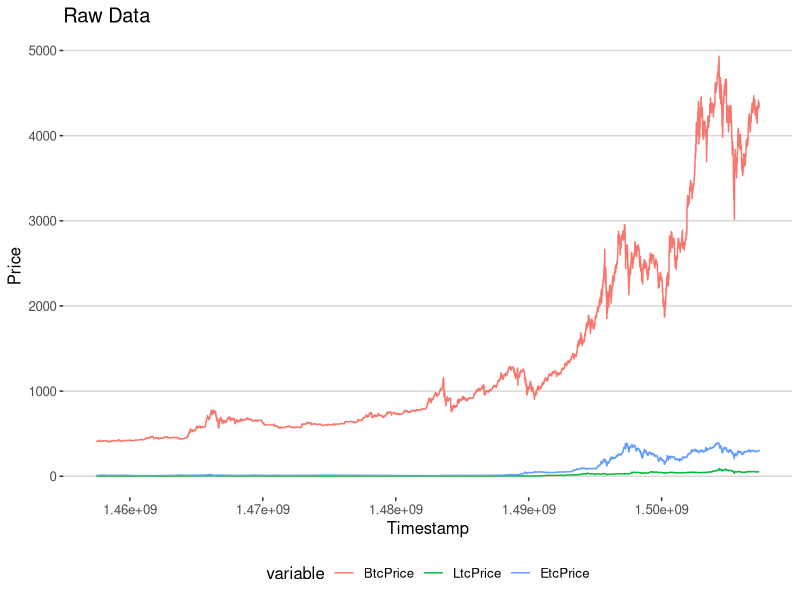
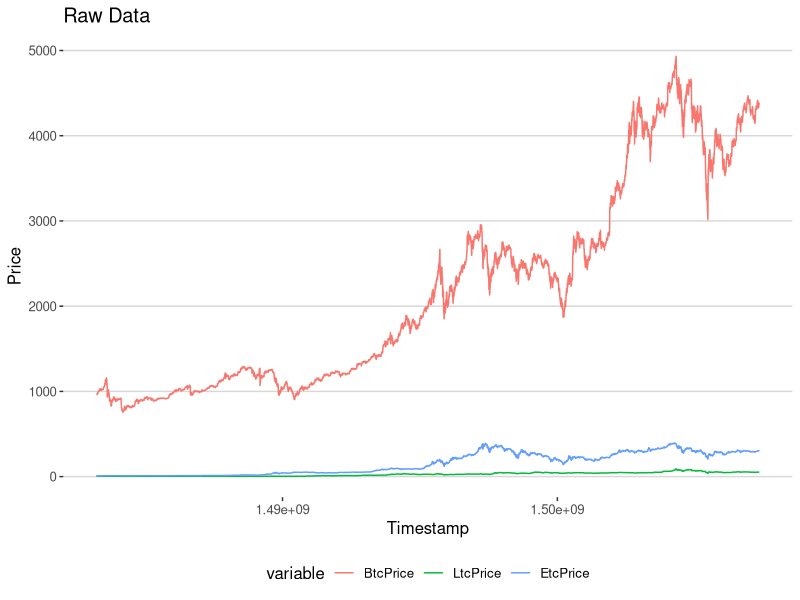
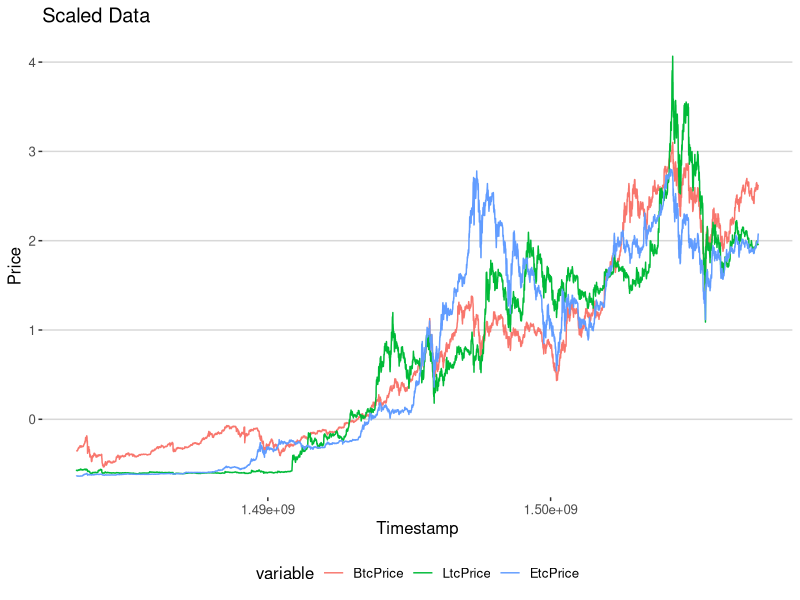
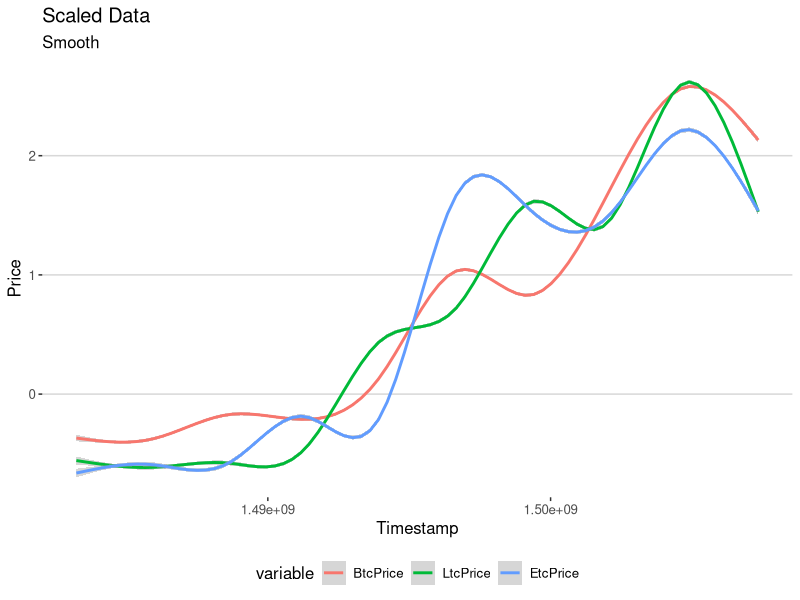
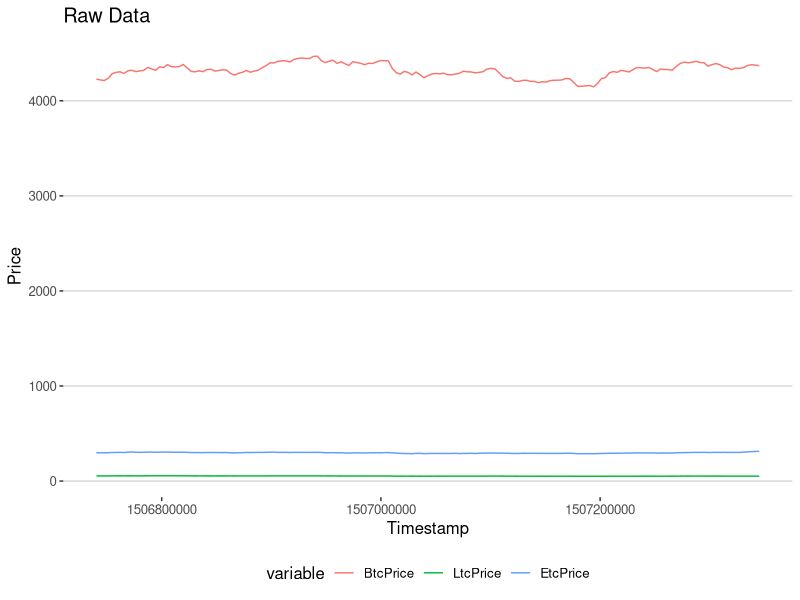
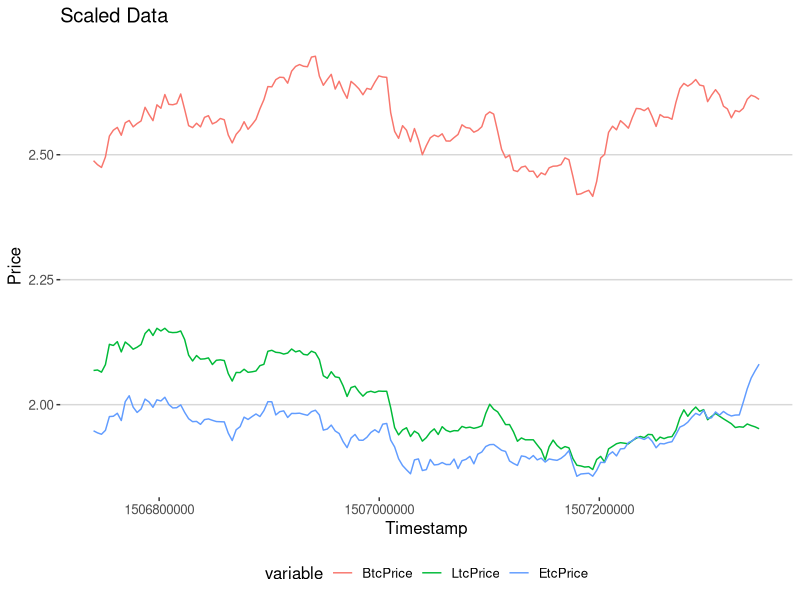
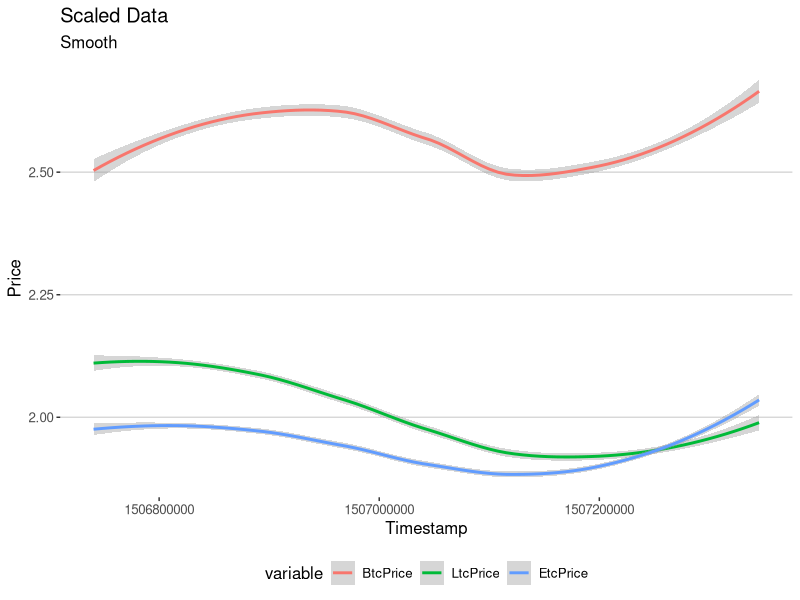
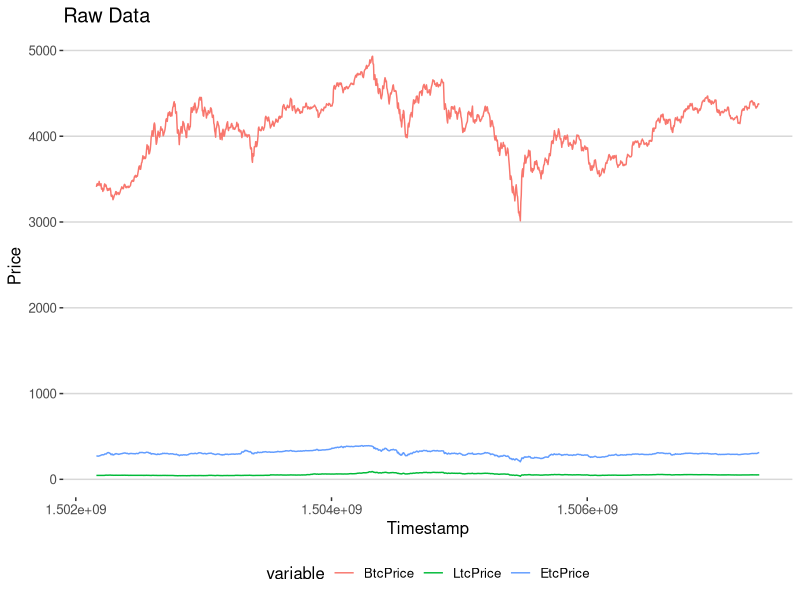

Source code (R) for these figures, in order:
# install.packages('ggthemes', dependencies = TRUE)

library(data.table)
library(ggplot2)
library(grid)
library(gridExtra)
library(quantmod)
library("ggthemes")

bitcoin <- fread("HourlyData/vwapHourlyBTCUSD.csv")
bitcoin$Date <- NULL
bitcoin$Volume <- NULL
names(bitcoin) <- c("Timestamp", "BtcPrice")

litecoin <- fread("HourlyData/vwapHourlyLTCUSD.csv")
litecoin$Date <- NULL
litecoin$Volume <- NULL
names(litecoin) <- c("Timestamp", "LtcPrice")

ethereum <- fread("HourlyData/vwapHourlyETHUSD.csv")
ethereum$Date <- NULL
ethereum$Volume <- NULL
names(ethereum) <- c("Timestamp", "EtcPrice")

coinsPre1 <- merge(bitcoin, litecoin, by= "Timestamp")
coinsPre2 <- merge(coinsPre1, ethereum, by= "Timestamp")
coins <- melt(coinsPre2, id="Timestamp")
coins[, ScaledPrice := scale(value), by = variable]
rm(coinsPre1, coinsPre2)

plot.my.biz1 <-  function(data){
  print(ggplot(data, aes(Timestamp, value, colour=variable)) +
          geom_line() +
          labs(title = "Raw Data", y = "Price") +
          theme_hc())
  
}
plot.my.biz2 <-  function(data){
  print(ggplot(data, aes(Timestamp, ScaledPrice, colour=variable)) +
          geom_line() +
          labs(title = "Scaled Data", y = "Price") +
          theme_hc())
}
plot.my.biz3 <-  function(data){  
  print(ggplot(data, aes(Timestamp, ScaledPrice, colour=variable)) +
          geom_smooth() +
          labs(title = "Scaled Data", subtitle = "Smooth", y = "Price") +
          theme_hc())
}

coins2017 <- subset(coins, Timestamp >= 1483228800)
coins2017 <- coins2017[, Scaled := scale(value), by = variable]

plot.my.biz1(coins)

plot.my.biz1(coins2017)
plot.my.biz2(coins2017)
plot.my.biz3(coins2017)

lastTrade <- max(coins$Timestamp)
lastTradeWeek <- lastTrade - 604800
lastTrade60 <- lastTrade - 5184000
lastTrade180 <- lastTrade - 15552000
first2017Trade <- 1483228800
first60d2017 <- 1483228800 + 5184000
first90d2017 <- 1483228800 + 7776000
first180d2017 <- 1483228800 + 15552000

plot.my.biz1(coins[Timestamp >= lastTradeWeek])
plot.my.biz2(coins[Timestamp >= lastTradeWeek])
plot.my.biz3(coins[Timestamp >= lastTradeWeek])
  
plot.my.biz1(coins[Timestamp >= lastTrade60])
plot.my.biz2(coins[Timestamp >= lastTrade60])
plot.my.biz3(coins[Timestamp >= lastTrade60])

plot.my.biz1(coins[Timestamp >= lastTrade180])
plot.my.biz2(coins[Timestamp >= lastTrade180])
plot.my.biz3(coins[Timestamp >= lastTrade180])

plot.my.biz1(coins[Timestamp >= first2017Trade & Timestamp <= first60d2017])
plot.my.biz2(coins[Timestamp >= first2017Trade & Timestamp <= first60d2017])
plot.my.biz3(coins[Timestamp >= first2017Trade & Timestamp <= first60d2017])

plot.my.biz1(coins[Timestamp >= first2017Trade & Timestamp <= first90d2017])
plot.my.biz2(coins[Timestamp >= first2017Trade & Timestamp <= first90d2017])
plot.my.biz3(coins[Timestamp >= first2017Trade & Timestamp <= first90d2017])

plot.my.biz1(coins[Timestamp >= first2017Trade & Timestamp <= first180d2017])
plot.my.biz2(coins[Timestamp >= first2017Trade & Timestamp <= first180d2017])
plot.my.biz3(coins[Timestamp >= first2017Trade & Timestamp <= first180d2017])
ggsave("plotTest.pdf", plot = last_plot(), device = "pdf", path = "plots/")
